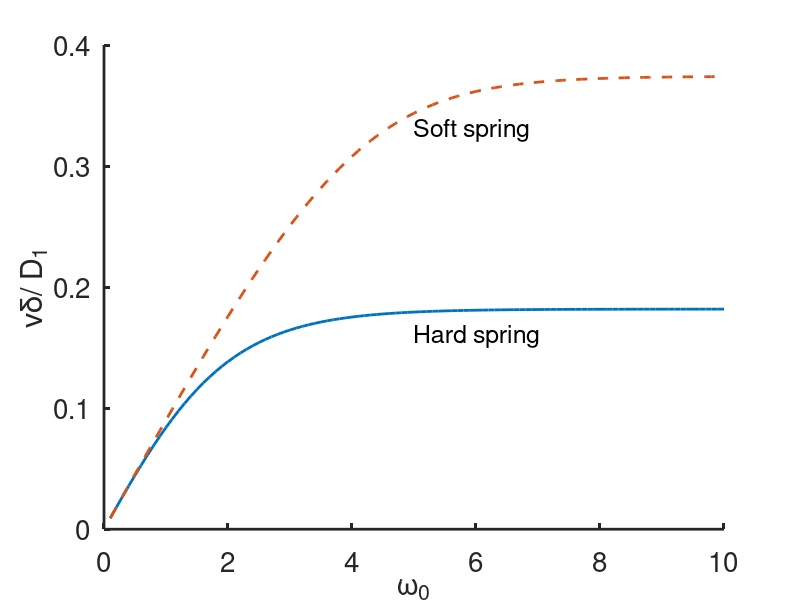

Recreate this plot in MATLAB.
%  -------------------------------------------------------------------
%
%   Velocity of a motor pulling a cargo.
%
%   For Chapter 15, Section 15.11.2 of
%   Keener and Sneyd, Mathematical Physiology, 3rd Edition, Springer.
%
%   Written by James Keener and James Sneyd.
%
%  -------------------------------------------------------------------
clear all
close all
clc

set(0,                           ...
   'defaultaxesfontsize', 20,   ...
   'defaultaxeslinewidth', 2.0, ...
   'defaultlinelinewidth', 2.0,...
   'defaultlinemarkersize',18);


dr = 0.1;  %the ratio of diffusion coefficients D2/D1
w = [0.1:.1:10];
% The hard spring limit
ex=exp(w);
v = 2*(dr/(1+dr))*(ex-1)./(ex+1);

% the soft spring limit.
% use bisection to find wl
n = length(w);
wa = zeros(1,n);
wl = wa;
f = 2*(ex-1)./(ex+1);;
fa = f-dr*wl;
wb = w;
wl = wb;
f = wl.^2.*(1-exp(w-wl))./((exp(w)-1).*(exp(-wl)-1)+wl.*(exp(w-wl)-1));
fb = f-dr*wl;

%now do bisection
for j = 1:25
    wl = (wa+wb)/2;
    f = wl.^2.*(1-exp(w-wl))./((exp(w)-1).*(exp(-wl)-1)+wl.*(exp(w-wl)-1));
    ft = f-dr*wl;
    ftest = ft.*fa;
    indx = find(ftest>=0);
    wa(indx) = wl(indx);
    indx = find(ftest<0);
    wb(indx) = wl(indx);

end
v2 = dr*wl;

plot(w,v, w ,v2,'--')
text(5,.16,'Hard spring','fontsize',18)
text(5,.33,'Soft spring','fontsize',18)
xlabel('\omega_0')
ylabel('v\delta/ D_1')
box off

out=[w' v' v2'];
%save('cargo.dat','-ascii','out')
